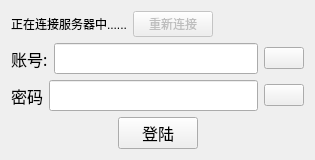
<?xml version="1.0" encoding="UTF-8"?>
<ui version="4.0">
 <class>Widget</class>
 <widget class="QWidget" name="Widget">
  <property name="geometry">
   <rect>
    <x>0</x>
    <y>0</y>
    <width>315</width>
    <height>141</height>
   </rect>
  </property>
  <property name="windowTitle">
   <string>小白马测试</string>
  </property>
  <property name="windowIcon">
   <iconset resource="resource.qrc">
    <normaloff>:/ui/white</normaloff>:/ui/white</iconset>
  </property>
  <layout class="QGridLayout" name="gridLayout">
   <item row="0" column="0">
    <layout class="QVBoxLayout" name="verticalLayout">
     <item>
      <layout class="QHBoxLayout" name="horizontalLayout_4">
       <item>
        <widget class="QLabel" name="label_state">
         <property name="text">
          <string>正在连接服务器中......</string>
         </property>
        </widget>
       </item>
       <item>
        <widget class="QPushButton" name="pushButton_reconnect">
         <property name="enabled">
          <bool>false</bool>
         </property>
         <property name="text">
          <string>重新连接</string>
         </property>
        </widget>
       </item>
       <item>
        <spacer name="horizontalSpacer_3">
         <property name="orientation">
          <enum>Qt::Horizontal</enum>
         </property>
         <property name="sizeHint" stdset="0">
          <size>
           <width>40</width>
           <height>20</height>
          </size>
         </property>
        </spacer>
       </item>
      </layout>
     </item>
     <item>
      <layout class="QHBoxLayout" name="horizontalLayout">
       <item>
        <widget class="QLabel" name="label">
         <property name="font">
          <font>
           <family>宋体</family>
           <pointsize>12</pointsize>
          </font>
         </property>
         <property name="text">
          <string>账号:</string>
         </property>
        </widget>
       </item>
       <item>
        <widget class="QLineEdit" name="lineEdit_id">
         <property name="font">
          <font>
           <family>宋体</family>
           <pointsize>12</pointsize>
          </font>
         </property>
        </widget>
       </item>
       <item>
        <widget class="QPushButton" name="pushButton_new">
         <property name="text">
          <string/>
         </property>
         <property name="icon">
          <iconset resource="resource.qrc">
           <normaloff>:/ui/new</normaloff>:/ui/new</iconset>
         </property>
        </widget>
       </item>
      </layout>
     </item>
     <item>
      <layout class="QHBoxLayout" name="horizontalLayout_2">
       <item>
        <widget class="QLabel" name="label_2">
         <property name="font">
          <font>
           <family>宋体</family>
           <pointsize>12</pointsize>
          </font>
         </property>
         <property name="text">
          <string>密码</string>
         </property>
        </widget>
       </item>
       <item>
        <widget class="QLineEdit" name="lineEdit_passwords">
         <property name="font">
          <font>
           <family>宋体</family>
           <pointsize>12</pointsize>
          </font>
         </property>
         <property name="contextMenuPolicy">
          <enum>Qt::DefaultContextMenu</enum>
         </property>
         <property name="echoMode">
          <enum>QLineEdit::Password</enum>
         </property>
         <property name="cursorMoveStyle">
          <enum>Qt::LogicalMoveStyle</enum>
         </property>
        </widget>
       </item>
       <item>
        <widget class="QPushButton" name="pushButton_setting">
         <property name="text">
          <string/>
         </property>
         <property name="icon">
          <iconset resource="resource.qrc">
           <normaloff>:/ui/setting</normaloff>:/ui/setting</iconset>
         </property>
        </widget>
       </item>
      </layout>
     </item>
     <item>
      <layout class="QHBoxLayout" name="horizontalLayout_3">
       <item>
        <spacer name="horizontalSpacer">
         <property name="orientation">
          <enum>Qt::Horizontal</enum>
         </property>
         <property name="sizeHint" stdset="0">
          <size>
           <width>40</width>
           <height>20</height>
          </size>
         </property>
        </spacer>
       </item>
       <item>
        <widget class="QPushButton" name="pushButton_login">
         <property name="font">
          <font>
           <family>宋体</family>
           <pointsize>12</pointsize>
          </font>
         </property>
         <property name="text">
          <string>登陆</string>
         </property>
        </widget>
       </item>
       <item>
        <spacer name="horizontalSpacer_2">
         <property name="orientation">
          <enum>Qt::Horizontal</enum>
         </property>
         <property name="sizeHint" stdset="0">
          <size>
           <width>40</width>
           <height>20</height>
          </size>
         </property>
        </spacer>
       </item>
      </layout>
     </item>
    </layout>
   </item>
  </layout>
 </widget>
 <layoutdefault spacing="6" margin="11"/>
 <resources>
  <include location="resource.qrc"/>
 </resources>
 <connections/>
</ui>
